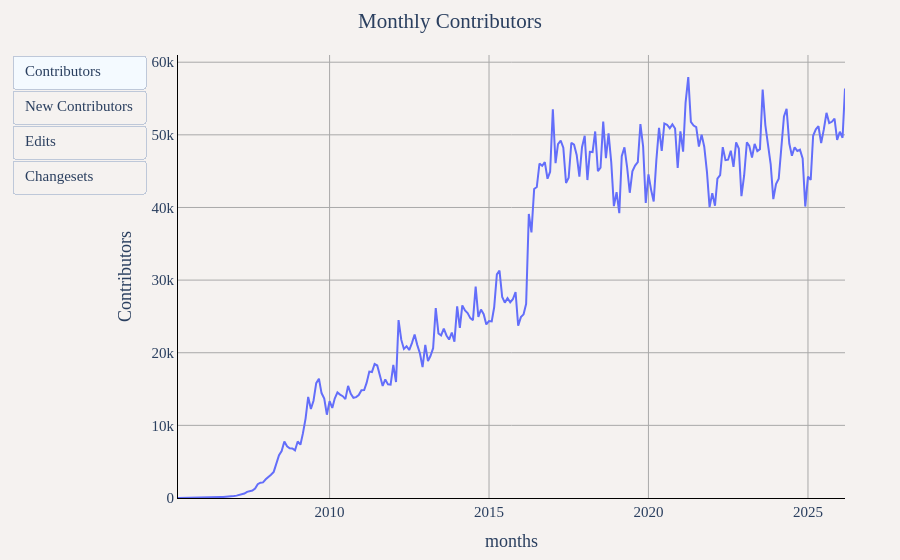

Write notebook code for a chart like this one.
### Markdown cell above
## Contributors, Edits and Changesets Each Month

### Code cell
df = duckdb.sql("""
WITH user_first_appearance AS (
    SELECT
        user_name,
        year,
        month,
        ROW_NUMBER() OVER (PARTITION BY user_name ORDER BY year, month) as rn
    FROM (
        SELECT DISTINCT user_name, year, month
        FROM '../changeset_data/year=*/month=*/*.parquet'
    )
),
first_appearances AS (
    SELECT user_name, year, month
    FROM user_first_appearance
    WHERE rn = 1
),
monthly_metrics AS (
    SELECT
        year,
        month,
        CONCAT(year, '-', LPAD(CAST(month as VARCHAR), 2, '0')) as months,
        COUNT(DISTINCT user_name) as Contributors,
        CAST(SUM(edit_count) as BIGINT) as Edits,
        CAST(COUNT(*) AS INTEGER) as Changesets
    FROM '../changeset_data/year=*/month=*/*.parquet'
    GROUP BY year, month
),
monthly_new_contributors AS (
    SELECT
        year,
        month,
        COUNT(DISTINCT user_name) as "New Contributors"
    FROM first_appearances
    GROUP BY year, month
),
combined_metrics AS (
    SELECT
        m.year,
        m.month,
        m.months,
        m.Contributors,
        COALESCE(n."New Contributors", 0) as "New Contributors",
        m.Edits,
        m.Changesets
    FROM monthly_metrics m
    LEFT JOIN monthly_new_contributors n ON m.year = n.year AND m.month = n.month
)
SELECT
    months,
    Contributors,
    "New Contributors",
    Edits,
    Changesets,
    SUM("New Contributors") OVER (ORDER BY year, month) as "Accumulated Contributors",
    SUM(Edits) OVER (ORDER BY year, month) as "Accumulated Edits",
    SUM(Changesets) OVER (ORDER BY year, month) as "Accumulated Changesets"
FROM combined_metrics
ORDER BY year, month
""").df()

util.show_figure(
    [
        util.FigureConfig(
            title="Monthly Contributors",
            label="Contributors",
            x_col="months",
            y_col="Contributors",
            query_or_df=df,
        ),
        util.FigureConfig(
            title="Monthly New Contributors",
            label="New Contributors",
            x_col="months",
            y_col="New Contributors",
            query_or_df=df,
        ),
        util.FigureConfig(
            title="Monthly Edits",
            label="Edits",
            x_col="months",
            y_col="Edits",
            query_or_df=df,
        ),
        util.FigureConfig(
            title="Monthly Changesets",
            label="Changesets",
            x_col="months",
            y_col="Changesets",
            query_or_df=df,
        ),
    ]
)

### Figure 1 — Plotly figure (JSON) as saved in the notebook; plotly's stock layout.template omitted (floating-point values rounded to 4 significant figures; data arrays with more than 128 entries replaced by an {"elided": "..."} marker saying what was removed)
{"data": [{"hovertemplate": "Contributors<br>%{x}<br>%{y:,} Contributors<extra></extra>", "name": "Contributors", "type": "scatter", "visible": true, "x": {"elided": "252 str values"}, "y": {"elided": "252 int values"}}, {"hovertemplate": "Contributors<br>%{x}<br>%{y:,} New Contributors<extra></extra>", "name": "Contributors", "type": "scatter", "visible": false, "x": {"elided": "252 str values"}, "y": {"elided": "252 int values"}}, {"hovertemplate": "Contributors<br>%{x}<br>%{y:,} Edits<extra></extra>", "name": "Contributors", "type": "scatter", "visible": false, "x": {"elided": "252 str values"}, "y": {"elided": "252 int values"}}, {"hovertemplate": "Contributors<br>%{x}<br>%{y:,} Changesets<extra></extra>", "name": "Contributors", "type": "scatter", "visible": false, "x": {"elided": "252 str values"}, "y": {"elided": "252 int values"}}], "layout": {"barmode": "stack", "font": {"family": "Times", "size": 15}, "margin": {"b": 55, "l": 55, "r": 55, "t": 55}, "paper_bgcolor": "#f5f2f0", "plot_bgcolor": "#f5f2f0", "title": {"text": "Monthly Contributors", "x": 0.5}, "updatemenus": [{"buttons": [{"args": [{"visible": [true, false, false, false]}, {"title.text": "Monthly Contributors", "xaxis.title.text": "months", "yaxis.title.text": "Contributors"}], "label": "Contributors", "method": "update"}, {"args": [{"visible": [false, true, false, false]}, {"title.text": "Monthly New Contributors", "xaxis.title.text": "months", "yaxis.title.text": "New Contributors"}], "label": "New Contributors", "method": "update"}, {"args": [{"visible": [false, false, true, false]}, {"title.text": "Monthly Edits", "xaxis.title.text": "months", "yaxis.title.text": "Edits"}], "label": "Edits", "method": "update"}, {"args": [{"visible": [false, false, false, true]}, {"title.text": "Monthly Changesets", "xaxis.title.text": "months", "yaxis.title.text": "Changesets"}], "label": "Changesets", "method": "update"}], "type": "buttons"}], "xaxis": {"gridcolor": "darkgray", "linecolor": "black", "showgrid": true, "tickcolor": "black", "title": {"text": "months"}, "zerolinecolor": "darkgray"}, "yaxis": {"gridcolor": "darkgray", "linecolor": "black", "rangemode": "tozero", "showgrid": true, "tickcolor": "black", "title": {"text": "Contributors"}, "zerolinecolor": "darkgray"}}}
